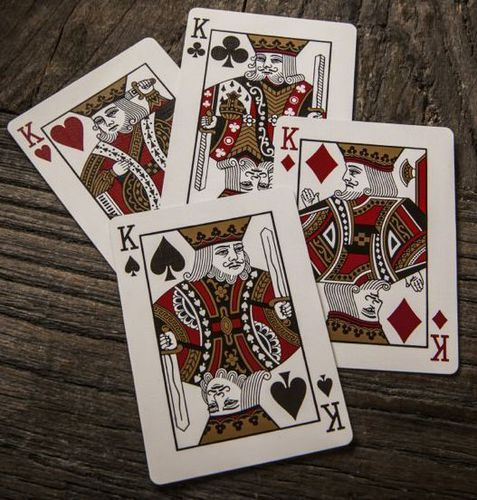
#> input picture Resources/cards.png, 477 x 500 px, given in place of the camera
$ python virtualPaint.py
#> lines starting #> are read from the running program, lines starting #| are printed output that depends on the picture; after the words box and inside, x2 and y2 are one past the last pixel; in counts of white or black regions, pixels touching at a corner belong together
#> further down, img is the input picture: shape (500, 477, 3); mean B, G, R 88.1, 96.6, 109.6
# VIRTUAL PAINT

import cv2
import numpy as np

frameWidth = 640
frameHeight = 480
cap = cv2.VideoCapture(0)
cap.set(3, frameWidth)
cap.set(4, frameHeight)
cap.set(10,150)

# [Hmin, Smin, Vmin, Hmax, Smax, Vmax]
myColors = [[110,51,0,130,255,255]] # Dark Blue

# [B, G, R]
myColorValues = [[78,4,4]] # Dark Blue

myPoints =  []  ## [x , y , colorId ]

# Paint brush thickness
thickness = 7

def findColor(img,myColors,myColorValues):
    imgHSV = cv2.cvtColor(img, cv2.COLOR_BGR2HSV)
#> imgHSV: shape (500, 477, 3); mean H, S, V 21.2, 75.8, 109.6
    count = 0
    newPoints=[]
    for color in myColors:
        lower = np.array(color[0:3])
        upper = np.array(color[3:6])
        mask = cv2.inRange(imgHSV,lower,upper)
        x, y = getContours(mask)
        cv2.circle(imgResult,(x,y),thickness,myColorValues[count],cv2.FILLED)
        if x!=0 and y!=0:
            newPoints.append([x,y,count])
        count +=1
#> this loop made 1 pass
#> (contours in getContours, x, y) on pass 1: (24 contours, all with area under 20, 0, 0)
#> pass 1, in findColor, `mask = cv2.inRange(imgHSV,lower,upper)`:
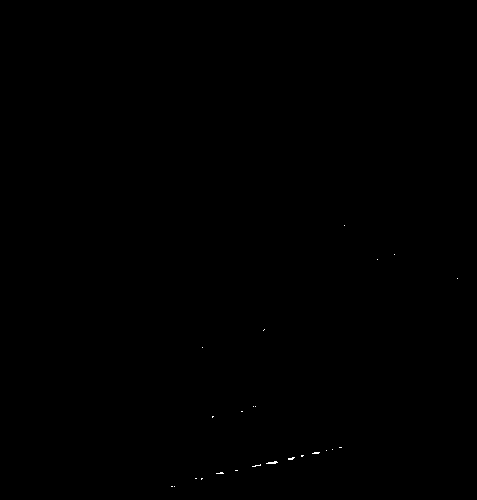
#> mask: shape (500, 477); 0.04% white in thin lines or dots, all inside (x1, y1, x2, y2) = (171, 225, 458, 487)
#> after the loop: imgResult: shape (500, 477, 3); 0.02% of pixels changed, all inside (x1, y1, x2, y2) = (0, 0, 8, 8)
#> after the loop, count = 1; newPoints = []
        #cv2.imshow(str(color[0]),mask)
    return newPoints

def getContours(img):
    contours,hierarchy = cv2.findContours(img,cv2.RETR_EXTERNAL,cv2.CHAIN_APPROX_NONE)
    x, y = 0, 0
    for cnt in contours:
        area = cv2.contourArea(cnt)
        if area > 400:
            cv2.drawContours(imgResult, cnt, -1, (255, 255, 255), 3)
            peri = cv2.arcLength(cnt,True)
            approx = cv2.approxPolyDP(cnt,0.02*peri,True)
            rect = cv2.minAreaRect(approx)
            box = cv2.boxPoints(rect)
            box = np.int0(box)
            x = box[1][0]
            y = box[1][1]
            # cx, cy = int(rect[0][0]), int(rect[0][1])
            # w, h = int(rect[1][0]), int(rect[1][1])
            # theta = rect[2]
            cv2.rectangle(imgResult,(box[0][0],box[0][1]),
                          (box[2][0],box[2][1]),(255,255,255),2)
    return x, y

# def drawOnCanvas(myPoints,myColorValues):
#     for point in myPoints:
#         cv2.circle(imgResult, (point[0], point[1]), thickness, myColorValues[point[2]], cv2.FILLED)


while True:
    success, img = cap.read()
    imgResult = img.copy()
    newPoints = findColor(img, myColors, myColorValues)
#> newPoints = []
    # [5 lines of commented-out code are left out]


    cv2.imshow("Result", imgResult)
    if cv2.waitKey(1) & 0xFF == ord('q'):
#> (key q is pressed here)
        break
